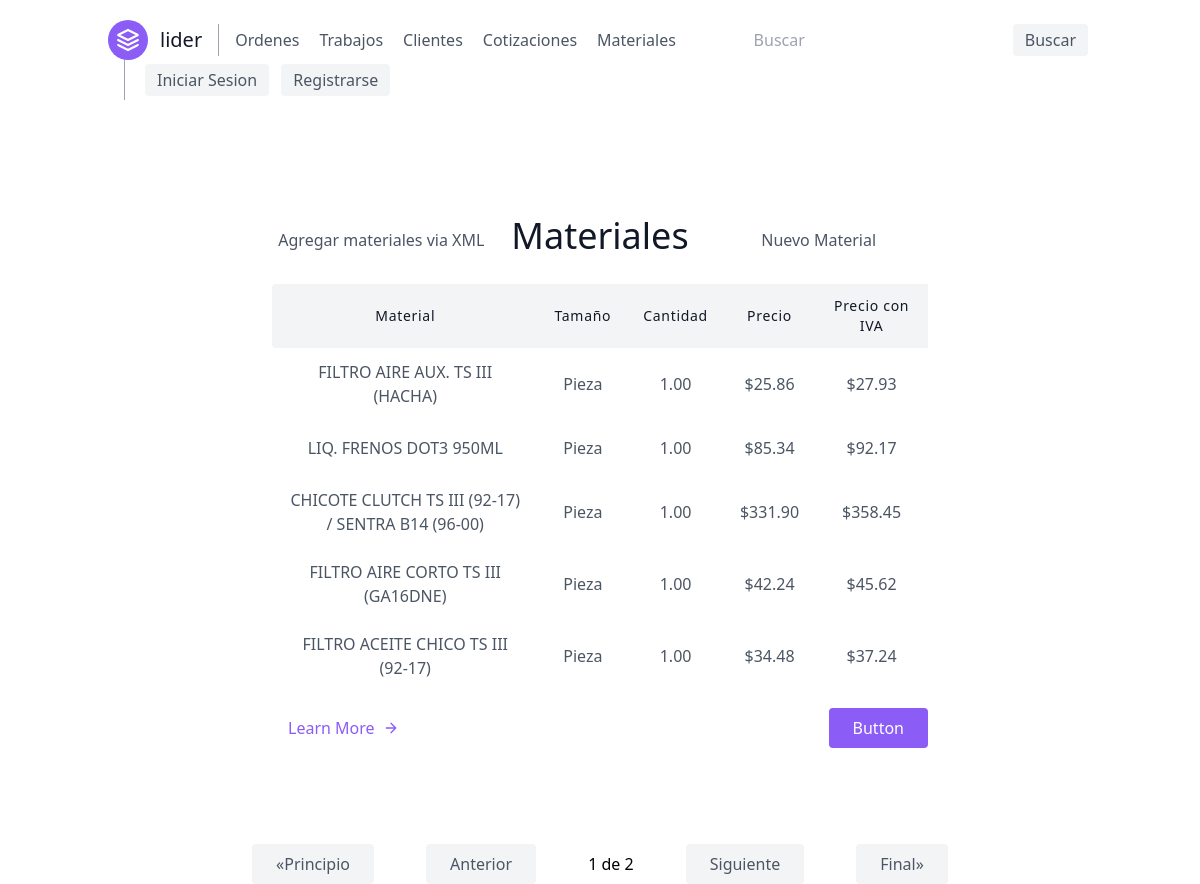
/cotizaciones/materiales/, run on an earlier commit of the app's database.
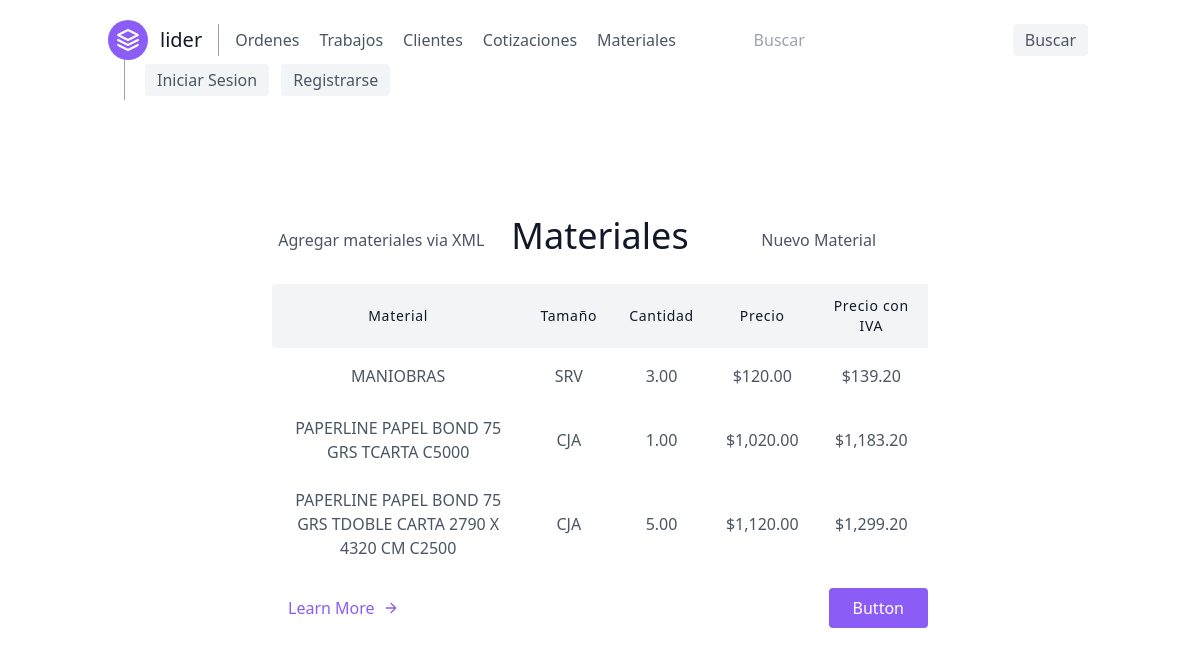
And on a later commit of the database.
### orders/models.py (models this page shows, shortened)
class Material(models.Model):
    id = models.CharField(max_length=50, primary_key=True)
    name = models.CharField(max_length=50, verbose_name='Nombre del Material', null=True)
    supplier_id = models.ForeignKey(Supplier, on_delete=models.SET_NULL, null=True)
    quantity_ordered = models.FloatField(verbose_name='Cantidad', default=0)
    unit_code = models.CharField(max_length=5, verbose_name='Codigo Unidad', default='')
    unit_price = models.FloatField(verbose_name='Precio', default=0)
    vat = models.CharField(max_length=4, choices=[('1.16', '16%'),
                                                  ('1.08', '8%'),
                                                  ('1', 'N/A')],
                           default=1.08, verbose_name='Precio con IVA')
    @property
    def get_vat_price(self):
        return float(self.vat) * self.unit_price

### budgets/views.py (the view)
# urls.py: path('materiales/', MaterialsView.as_view(), name='material-list'),
class MaterialsView(generic.ListView):
    model = Material
    template_name = 'budgets/materials.html'
    ordering = ('id',)
    paginate_by = 5

### budgets/templates/budgets/materials.html
{% extends 'base.html' %}
{% block content %}
    <section class="text-gray-600 body-font">
        <div class="container px-5 py-24 mx-auto">
            <div class="grid grid-cols-3 text-center w-2/3 mb-5 mx-auto">
                <a class="grid content-center justify-center" href="{% url 'material-create-xml' %}">Agregar materiales via
                    XML</a>
                <h1 class=" sm:text-4xl text-3xl font-medium title-font mb-2 text-gray-900">Materiales</h1>
                <a class="grid content-center justify-center" href="{% url 'material-create' %}">Nuevo Material</a>
            </div>
            <div class="lg:w-2/3 w-full mx-auto overflow-auto">
                <table class="table-auto w-full text-center whitespace-no-wrap">
                    <thead>
                    <tr>
                        <th class="px-4 py-3 title-font tracking-wider font-medium text-gray-900 text-sm bg-gray-100 rounded-tl rounded-bl">
                            Material
                        </th>
                        <th class="px-4 py-3 title-font tracking-wider font-medium text-gray-900 text-sm bg-gray-100">
                            Tamaño
                        </th>
                        <th class="px-4 py-3 title-font tracking-wider font-medium text-gray-900 text-sm bg-gray-100">
                            Cantidad
                        </th>
                        <th class="px-4 py-3 title-font tracking-wider font-medium text-gray-900 text-sm bg-gray-100">
                            Precio
                        </th>
                        <th class="px-4 py-3 title-font tracking-wider font-medium text-gray-900 text-sm bg-gray-100">
                            Precio con IVA
                        </th>
                    </tr>
                    </thead>
                    <tbody>
                    {% for object in object_list %}
                        <tr>
                            <td class="px-4 py-3">{{ object.name }}</td>
                            <td class="px-4 py-3">{{ object.unit_code }}</td>
                            <td class="px-4 py-3">{{ object.quantity_ordered|floatformat:'02g' }}</td>
                            <td class="px-4 py-3">${{ object.unit_price|floatformat:'02g' }}</td>
                            <td class="px-4 py-4">${{ object.get_vat_price|floatformat:'02g' }}</td>
                        </tr>
                    {% endfor %}
                    </tbody>
                </table>
            </div>
            <div class="flex pl-4 mt-4 lg:w-2/3 w-full mx-auto">
                <a class="text-purple-500 inline-flex items-center md:mb-2 lg:mb-0">Learn More
                    <svg fill="none" stroke="currentColor" stroke-linecap="round" stroke-linejoin="round"
                         stroke-width="2" class="w-4 h-4 ml-2" viewBox="0 0 24 24">
                        <path d="M5 12h14M12 5l7 7-7 7"></path>
                    </svg>
                </a>
                <button class="flex ml-auto text-white bg-purple-500 border-0 py-2 px-6 focus:outline-none hover:bg-purple-600 rounded">
                    Button
                </button>
            </div>
        </div>
    </section>
{% endblock content %}

### templates/base.html (shortened to what this page needs)
<!DOCTYPE HTML>
<html lang="EN">
<head>
    {% include 'scripts.html' %}
</head>
<body>
{% include "navbar.html" %}
{% block content %}
{% endblock content %}
{% include 'paginator.html' %}
</body>
</html>

### templates/scripts.html (shortened to what this page needs)
<link href="https://unpkg.com/tailwindcss@^2/dist/tailwind.min.css" rel="stylesheet">

### templates/navbar.html
<header class="text-gray-600 body-font">
    <div class="container mx-auto flex flex-wrap p-5 flex-col md:flex-row items-center">
        <a href="{% url 'home' %}" class="flex title-font font-medium items-center text-gray-900 mb-4 md:mb-0">
            <svg xmlns="http://www.w3.org/2000/svg" fill="none" stroke="currentColor" stroke-linecap="round"
                 stroke-linejoin="round" stroke-width="2" class="w-10 h-10 text-white p-2 bg-purple-500 rounded-full"
                 viewBox="0 0 24 24">
                <path d="M12 2L2 7l10 5 10-5-10-5zM2 17l10 5 10-5M2 12l10 5 10-5"></path>
            </svg>
            <span class="ml-3 text-xl">lider</span>
        </a>
        <nav class="md:mr-auto md:ml-4 md:py-1 md:pl-4 md:border-l md:border-gray-400	flex flex-wrap items-center text-base justify-center">
            <a class="mr-5 hover:text-gray-900" href="{% url 'order-list' %}">Ordenes</a>
            <a class="mr-5 hover:text-gray-900" href="{% url 'lider' %}">Trabajos</a>
            <a class="mr-5 hover:text-gray-900" href="{% url 'customers' %}">Clientes</a>
            <a class="mr-5 hover:text-gray-900" href="{% url 'budgets' %}">Cotizaciones</a>
            <a class="mr-5 hover:text-gray-900" href="{% url 'material-list' %}">Materiales</a>
        </nav>
        <form class="my-auto" role="search"
              method="GET" action="{% url 'search' %}">
            <input class='mr-5 hover:text-gray-900' type="text" placeholder="Buscar" aria-label="Search" name="q">
            <button class="items-center justify-center flex flex-wrap inline-flex items-center bg-gray-100 border-0 py-1 px-3 focus:outline-none hover:bg-gray-200 rounded text-base mt-4 md:mt-0 mx-1"
                    type="submit">Buscar
            </button>
        </form>
        <div class="md:ml-4 md:py-1 md:pl-4 md:border-l md:border-gray-400">
            {% if request.user.is_authenticated %}
                <a class="mr-5 hover:text-gray-900">{{ request.user }}</a>
                <a href="{% url 'logout' %}"
                   class="inline-flex items-center bg-gray-100 border-0 py-1 px-3 focus:outline-none hover:bg-gray-200 rounded text-base mt-4 md:mt-0 mx-1">
                    Cerrar Sesion
                </a>
            {% else %}
                <a href="{% url 'login' %}"
                   class="inline-flex items-center bg-gray-100 border-0 py-1 px-3 focus:outline-none hover:bg-gray-200 rounded text-base mt-4 md:mt-0 mx-1">
                    Iniciar Sesion
                </a>
                <a href="{% url 'register-signup' %}"
                   class="inline-flex items-center bg-gray-100 border-0 py-1 px-3 focus:outline-none hover:bg-gray-200 rounded text-base mt-4 md:mt-0 mx-1">
                    Registrarse
                </a>
            {% endif %}
        </div>
    </div>
</header>

### templates/paginator.html
{% if is_paginated %}
    <section class="flex justify-center content-end">
        <div class="w-2/3 flex justify-evenly items-center">
            {% if page_obj.has_previous %}
                <a class="text-gray-600 bg-gray-100 py-2 px-6 hover:bg-gray-200 rounded" href="?page=1">&laquoPrincipio</a>
                <a class="text-gray-600 bg-gray-100 py-2 px-6 hover:bg-gray-200 rounded" href="?page={{ page_obj.previous_page_number }}">Anterior</a>
            {% else %}
                <a class="text-gray-600 bg-gray-100 py-2 px-6 hover:bg-gray-200 rounded" href="?page=1">&laquoPrincipio</a>
                <a class="text-gray-600 bg-gray-100 py-2 px-6 hover:bg-gray-200 rounded">Anterior</a>
            {% endif %}
            {{ page_obj.number }} de {{ page_obj.paginator.num_pages }}
            {% if page_obj.has_next %}
                <a class="text-gray-600 bg-gray-100 py-2 px-6 hover:bg-gray-200 rounded" href="?page={{ page_obj.next_page_number }}">Siguiente</a>
                <a class="text-gray-600 bg-gray-100 py-2 px-6 hover:bg-gray-200 rounded" href="?page={{ page_obj.paginator.num_pages }}">Final&raquo;</a>
            {% else %}
                <a class="text-gray-600 bg-gray-100 py-2 px-6 hover:bg-gray-200 rounded">Siguiente</a>
                <a class="text-gray-600 bg-gray-100 py-2 px-6 hover:bg-gray-200 rounded" href="?page={{ page_obj.paginator.num_pages }}">Final&raquo;</a>
            {% endif %}
        </div>
    </section>
{% endif %}

What changed in the data, as far as the page shows it:
removed Material: name "FILTRO AIRE AUX. TS III (HACHA)", unit_code "Pieza", quantity_ordered "1.00", unit_price "25.86", get_vat_price "27.93"
removed Material: name "LIQ. FRENOS DOT3 950ML", unit_code "Pieza", quantity_ordered "1.00", unit_price "85.34", get_vat_price "92.17"
removed Material: name "CHICOTE CLUTCH TS III (92-17) / SENTRA B14 (96-00)", unit_code "Pieza", quantity_ordered "1.00", unit_price "331.90", get_vat_price "358.45"
removed Material: name "FILTRO AIRE CORTO TS III (GA16DNE)", unit_code "Pieza", quantity_ordered "1.00", unit_price "42.24", get_vat_price "45.62"
removed Material: name "FILTRO ACEITE CHICO TS III (92-17)", unit_code "Pieza", quantity_ordered "1.00", unit_price "34.48", get_vat_price "37.24"
added Material: name "MANIOBRAS", unit_code "SRV", quantity_ordered "3.00", unit_price "120.00", get_vat_price "139.20"
added Material: name "PAPERLINE PAPEL BOND 75 GRS TCARTA C5000", unit_code "CJA", quantity_ordered "1.00", unit_price "1,020.00", get_vat_price "1,183.20"
added Material: name "PAPERLINE PAPEL BOND 75 GRS TDOBLE CARTA 2790 X 4320 CM C2500", unit_code "CJA", quantity_ordered "5.00", unit_price "1,120.00", get_vat_price "1,299.20"
Also different on the page:
{{ page_obj.number }}: "1" → (not shown)
{{ page_obj.paginator.num_pages }}: "2" → (not shown)
text no longer shown: "«Principio Anterior de Siguiente Final»"
